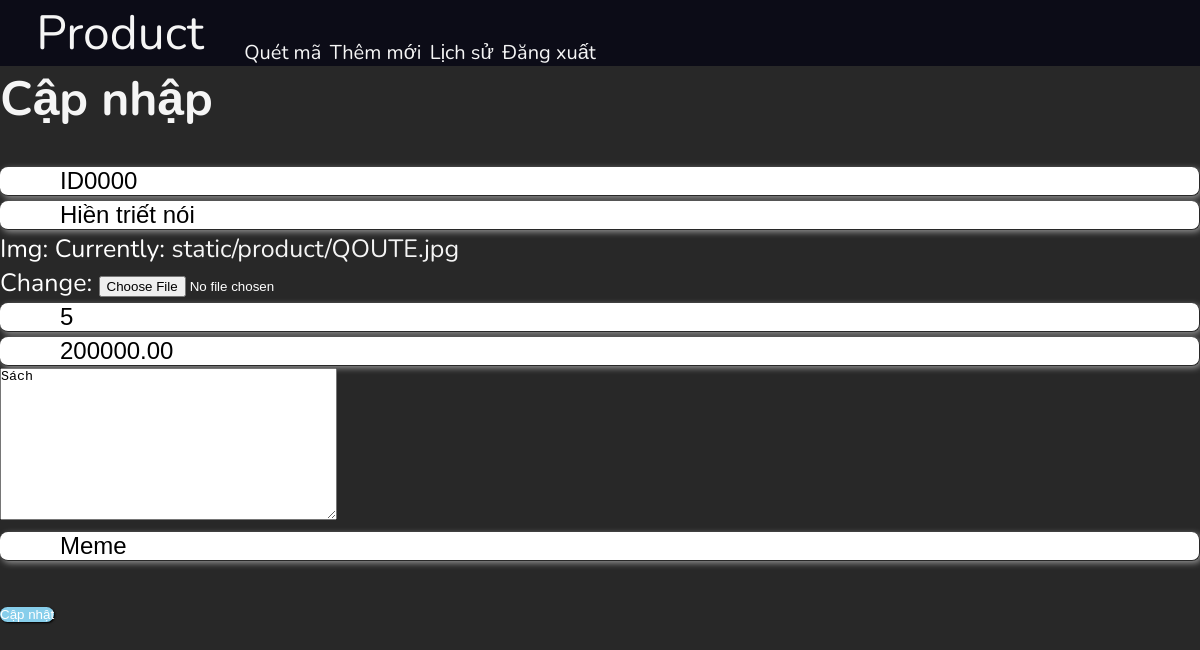
Before: /update/ID0000 (signed in) with the older database file.
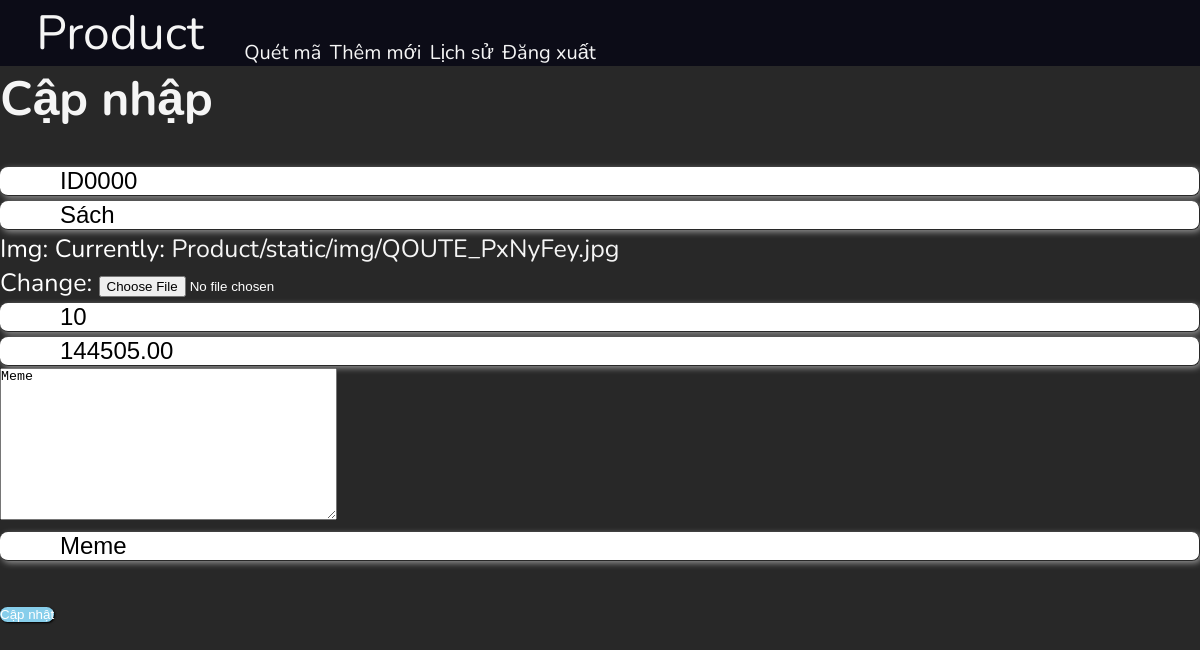
After: the same page with the newer database file.
### Product/models.py (models this page shows)
class Product(models.Model):
	id_product = models.CharField(max_length=20, primary_key=True)
	title = models.CharField(max_length=100, null=False)
	img = models.ImageField(upload_to="Product/static/img", null=True)
	amount = models.IntegerField(default=0, null=False)
	price = models.DecimalField(max_digits=12, decimal_places=2)
	description = models.TextField(blank=True, null=True)
	company = models.CharField(max_length=50)

### Product/views.py (the view)
# urls.py: path('update/<str:id_product>', views.update, name='update'),
@auth_decorator
def update(request, id_product):
	current_product = Product.objects.get(pk=id_product)
	form = AddProductForm(request.POST or None, request.FILES or None, instance=current_product)
	if form.is_valid():
		form.save()
		save_history(request=request, action="UPDATE", id_product=id_product)
		messages.success(request, "Cập nhật thành công")
		return redirect('home')
	return render(request, 'product/update.html', {'form':form})

### Product/forms.py
class AddProductForm(forms.ModelForm):
	id_product = forms.CharField( required=True, widget=forms.widgets.TextInput(attrs={"placeholder":"Mã sản phẩm", "class":"form-control"}), label="")
	title = forms.CharField(required=True, widget=forms.widgets.TextInput(attrs={"placeholder":"Tên sản phẩm", "class":"form-control"}), label="")
	img = forms.ImageField()
	amount = forms.IntegerField(required=True, widget=forms.widgets.NumberInput(attrs={"placeholder":"Só lượng sản phẩm", "class":"form-control"}), label="")
	price = forms.DecimalField(required=True, widget=forms.widgets.NumberInput(attrs={"placeholder":"Giá sản phẩm", "class":"form-control"}), label="")
	description = forms.CharField(required=True, widget=forms.widgets.Textarea(attrs={"placeholder":"Mô tả sản phẩm", "class":"form-control"}), label="")
	company = forms.CharField(widget=forms.widgets.TextInput(attrs={"placeholder":"Tên công ty", "class":"form-control"}), label="")
	class Meta():
		model = Product
		exclude = ("user","",)

### Product/templates/product/update.html (shortened to what this page needs)
{% extends 'product/base.html' %}
{% block update_product %}
<div class="col-md-6 offset-md-3">
	<h1>Cập nhập</h1>
	<br>
	<form method="POST" enctype="multipart/form-data">
		{{ form.as_p }}
		<br>
		<button type="submit" class="btn btn-primary">Cập nhật</button>
	</form>
</div>
{% endblock %}

Changed rows visible on the page:
changed Product "ID0000": title "Hiền triết nói" → "Sách"; amount "5" → "10"; price "200000.00" → "144505.00"; description "Sách" → "Meme"
Other visible differences:
text no longer shown: "Img: Currently: static/product/QOUTE.jpg Change:"
text now shown: "Img: Currently: Product/static/img/QOUTE_PxNyFey.jpg Change:"
